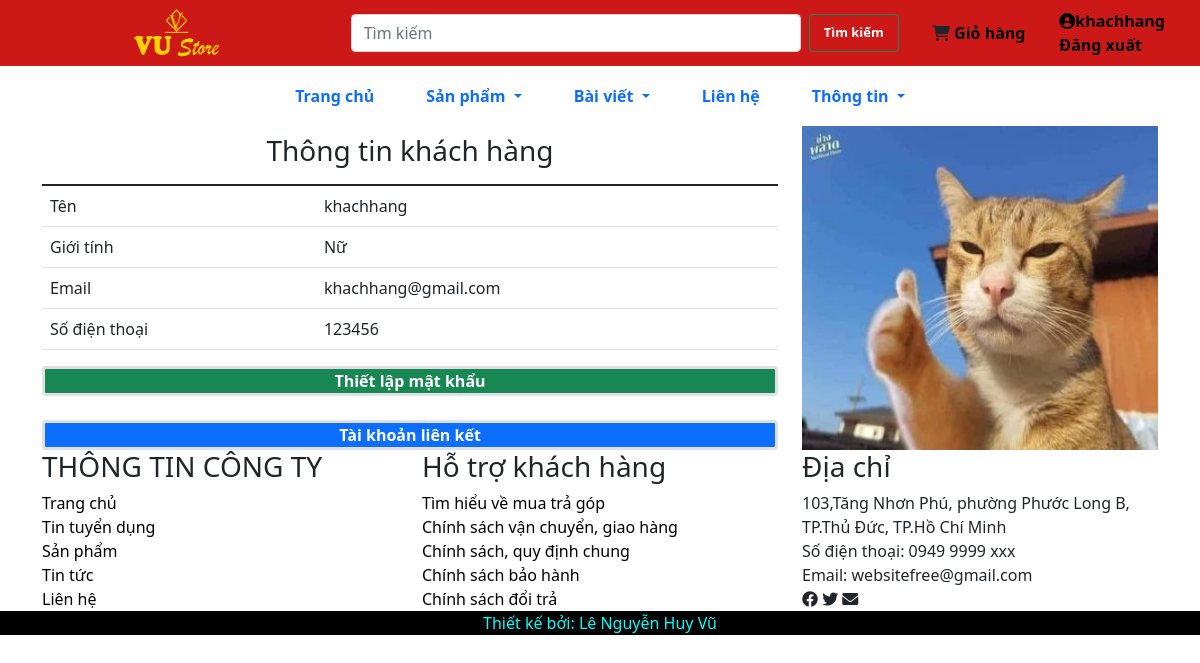
The app's page /index.php?option=infocustomer (signed in) with its own data.
### tables this page shows
CREATE TABLE `lnhv_menu` (
  `id` int(11) NOT NULL COMMENT 'Mã Menu',
  `name` varchar(255) NOT NULL COMMENT 'Tên Menu',
  `link` varchar(255) NOT NULL COMMENT 'Liên kết',
  `type` varchar(50) NOT NULL COMMENT 'Kiểu Menu',
  `tableid` int(11) UNSIGNED DEFAULT '0' COMMENT 'Mã trong bảng',
  `orders` int(11) UNSIGNED NOT NULL DEFAULT '0' COMMENT 'Thứ tự',
  `position` varchar(255) DEFAULT NULL COMMENT 'Vị trí',
  `parentid` int(11) UNSIGNED NOT NULL DEFAULT '0' COMMENT 'Mã cấp cha',
  `created_at` timestamp NOT NULL DEFAULT CURRENT_TIMESTAMP COMMENT 'Ngày Tạo',
  `created_by` tinyint(4) UNSIGNED NOT NULL DEFAULT '1' COMMENT 'Người tạo',
  `updated_at` timestamp NULL DEFAULT CURRENT_TIMESTAMP COMMENT 'Ngày sửa',
  `updated_by` tinyint(4) UNSIGNED DEFAULT '1' COMMENT 'Người sửa',
  `status` tinyint(4) UNSIGNED NOT NULL DEFAULT '1' COMMENT 'Trạng thái'
);

CREATE TABLE `lnhv_user` (
  `id` int(10) UNSIGNED NOT NULL COMMENT 'Mã tài khoản',
  `fullname` varchar(100) NOT NULL COMMENT 'Họ và tên',
  `username` varchar(100) NOT NULL COMMENT 'Tên đăng nhâp',
  `password` varchar(64) NOT NULL COMMENT 'Mật khẩu',
  `email` varchar(100) NOT NULL COMMENT 'Email',
  `gender` tinyint(3) UNSIGNED NOT NULL COMMENT 'Giới tính',
  `phone` varchar(11) DEFAULT NULL COMMENT 'Điện thoại',
  `img` varchar(100) DEFAULT NULL COMMENT 'Hình',
  `roles` tinyint(3) UNSIGNED NOT NULL DEFAULT '0' COMMENT 'Quyền truy cập',
  `created_at` timestamp NOT NULL DEFAULT CURRENT_TIMESTAMP COMMENT 'Ngày tạo',
  `created_by` tinyint(3) UNSIGNED NOT NULL DEFAULT '1' COMMENT 'Người tạo',
  `updated_at` timestamp NULL DEFAULT CURRENT_TIMESTAMP COMMENT 'Ngày sửa',
  `updated_by` tinyint(3) UNSIGNED DEFAULT '1' COMMENT 'Người sửa',
  `status` tinyint(3) UNSIGNED NOT NULL DEFAULT '2' COMMENT 'Trạng thái'
);

### index.php (called while the page is built, shortened)
<?php
new Route();

### app/Library/Database.php (called while the page is built, shortened)
<?php
class Database extends Config
{
    private $conn = null;
    function __construct()
    {
        $this->conn = new mysqli($this->host, $this->user, $this->pass, $this->db);
        $this->conn->set_charset("utf8");
    }
    protected function TableName($name)
    {
        return $this->prefix . $name;
    }
    protected function QueryAll($sql)
    {
        $result = $this->conn->query($sql);
        return $result->fetch_all(MYSQLI_ASSOC);
    }
    protected function QueryOne($sql)
    {
        $result = $this->conn->query($sql);
        return $result->fetch_assoc();
    }
}

### app/Models/Menu.php (called while the page is built, shortened)
<?php
class Menu extends Database
{
    private $table = null;
    public function __construct()
    {
        $this->table = $this->TableName('menu');
    }
    public function menu_list($args = array())
    {
        $strwhere = '';
        if (array_key_exists('status', $args)) {
            if ($args['status'] == 'index') {
                $strwhere .= "status !='0'";
            } else {
                if ($args['status'] == 'trash') {
                    $strwhere .= "status='0'";
                } else {
                    $strwhere .= "status='" . $args['status'] . "'";
                }
            }
        }
        if (array_key_exists('position', $args)) {
            if ($strwhere == '') {
                $strwhere .= " position='" . $args['position'] . "'";
            } else {
                $strwhere .= " AND position='" . $args['position'] . "'";
            }
        }
        if (array_key_exists('parentid', $args)) {
            if ($strwhere == '') {
                $strwhere .= " parentid='" . $args['parentid'] . "'";
            } else {
                $strwhere .= " AND parentid='" . $args['parentid'] . "'";
            }
        }
        if ($strwhere != '') {
            $strwhere = "WHERE " . $strwhere;
        }
        $strorder = ' created_at DESC';
        if (array_key_exists('order', $args)) {
            $strorder = $args['order']['field'] . " " . $args['order']['orderby'];
        }
        $sql = "SELECT * FROM $this->table $strwhere ORDER BY $strorder";
        return $this->QueryAll($sql);
    }
}

### app/Models/User.php (called while the page is built, shortened)
<?php
class User extends Database
{
    private $table = null;
    public function __construct()
    {
        $this->table = $this->TableName('user');
    }
    public function user_row($args = array())
    {
        $strwhere = '';
        if (array_key_exists('id', $args)) {
            if ($strwhere == '') {
                $strwhere .= "id='" . $args['id'] . "'";
            }
        }
        if ($strwhere != '') {
            $strwhere = " WHERE " . $strwhere;
        }
        $sql = "SELECT * FROM $this->table $strwhere LIMIT 1";
        return $this->QueryOne($sql);
    }
}

### views/frontend/infocustomer.php (the view, shortened to what this page needs)
<?php
$user = new User;
$id = $_SESSION['usercustomerid'];
$row = $user->user_row(['id' => $id]);
?>
<?php require_once("views/frontend/header.php") ?>
<section class="maincontent">
    <div class="container">
        <div class="row">
            <div class="col-md-8">
                <table class="table">
                    <thead>
                        <tr>
                            <td scope="col" colspan="2">
                                <h3 class="text-center">Thông tin khách hàng</h3>
                            </td>
                        </tr>
                    </thead>
                    <tbody>
                        <tr>
                            <td>Tên</td>
                            <td><?php echo $row['fullname'] ?></td>
                        </tr>
                        <tr>
                            <td>Giới tính</td>
                            <td>
                                <?php if ($row['gender'] == 1) : ?>
                                    Nam
                                <?php else : ?>
                                    Nữ
                                <?php endif; ?>
                            </td>
                        </tr>
                        <tr>
                            <td>Email</td>
                            <td><?php echo $row['email'] ?></td>
                        </tr>
                        <tr>
                            <td>Số điện thoại</td>
                            <td><?php echo $row['phone'] ?></td>
                        </tr>
                    </tbody>
                </table>
                <div>
                    <td colspan="2" class="d-flex">
                        <div class="border border-3 rounded bg-success text-center"><a href="#" class="text-white p-3"><b>Thiết lập mật khẩu</b></a></div>
                        <br>
                        <div class="border border-3 rounded bg-primary text-center"><a href="#" class="text-white p-3"><b>Tài khoản liên kết</b></a></div>
                    </td>
                </div>
            </div>
            <div class="col-md-4">
                <img src="../../public/image/users/<?php echo $row['img'] ?>" class="w-100 h-100" alt="">
            </div>
        </div>
    </div>
</section>
<?php require_once("views/frontend/footer.php") ?>

### views/frontend/mod_mainmenu.php (shortened to what this page needs)
<?php
$menu = new Menu();
$args = array(
    'status' => 1,
    'position' => 'mainmenu',
    'parentid' => 0,
    'order' => array('field' => 'orders', 'orderby' => 'ASC')
);
$list_menu = $menu->menu_list($args);
?>
<section class="mainmenu">
    <div class="container">
        <ul class="nav justify-content-center">
            <?php foreach ($list_menu as $row_menu) : ?>
                <?php
                $args1 = array(
                    'status' => 1,
                    'position' => 'mainmenu',
                    'parentid' => $row_menu['id'],
                    'order' => array('field' => 'orders', 'orderby' => 'ASC')
                );
                $list_menu1 = $menu->menu_list($args1);
                ?>
                <?php if (count($list_menu1) != 0) : ?>
                    <li class="nav-item dropdown">
                        <a class="nav-link dropdown-toggle" data-bs-toggle="dropdown" href="#" role="button" aria-expanded="false">
                            <?php echo $row_menu['name']; ?>
                        </a>
                    <?php else : ?>
                    <li class="nav-item">
                        <a class="nav-link" aria-current="page" href="<?php echo $row_menu['link']; ?>"><?php echo $row_menu['name']; ?></a>
                    </li>
                <?php endif; ?>
            <?php endforeach; ?>
        </ul>
    </div>
</section>

### public/css/layout12.css (style rules this page uses)
a { text-decoration: none; color: #000; }
li { list-style: none; }
.nav-item { font-weight: bold; margin: 10px; }
img, i:hover { cursor: pointer; }
ul { padding: 0; margin: 0; }

### records on screen
lnhv_menu: name "Trang chủ"
lnhv_menu: name "Sản phẩm"
lnhv_menu: name "Bài viết"
lnhv_menu: name "Liên hệ"
lnhv_menu: name "Thông tin"
lnhv_user: fullname "khachhang", email "khachhang@gmail.com", phone "123456", img (picture)

### other values on screen
$_SESSION['customerfullname'] "khachhang"
